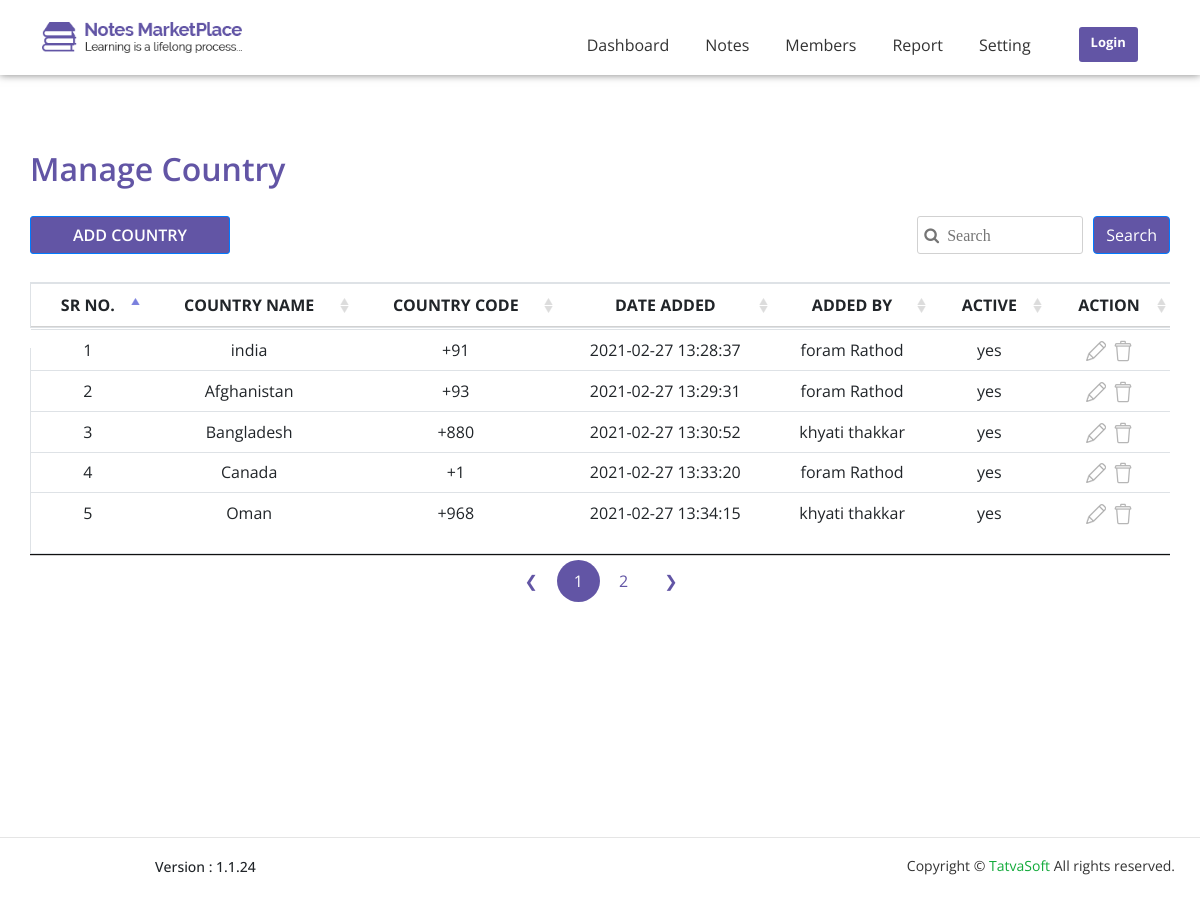
The app's page /notes-project/notes-admin/managecountry.php with its own data.
### tables this page shows
CREATE TABLE `countries` (
  `country_id` int(10) UNSIGNED NOT NULL,
  `country_name` varchar(100) NOT NULL,
  `country_code` varchar(100) NOT NULL,
  `createddate` datetime DEFAULT NULL,
  `createdby` int(11) DEFAULT NULL,
  `modifieddate` datetime DEFAULT NULL,
  `modifiedby` int(11) DEFAULT NULL,
  `isactive` bit(1) NOT NULL
);

CREATE TABLE `users` (
  `userid` int(10) UNSIGNED NOT NULL,
  `role_id` int(10) UNSIGNED NOT NULL,
  `firstname` varchar(50) NOT NULL,
  `lastname` varchar(50) NOT NULL,
  `email_id` varchar(100) NOT NULL,
  `password` varchar(24) NOT NULL,
  `isemailverified` bit(1) NOT NULL,
  `createddate` datetime DEFAULT NULL,
  `createdby` int(11) DEFAULT NULL,
  `modifieddate` datetime DEFAULT NULL,
  `modifiedby` int(11) DEFAULT NULL,
  `isactive` bit(1) NOT NULL
);

### notes-project/notes-admin/managecountry.php (the view, shortened to what this page needs)
<?php include "admin_db.php";
if (isset($_POST['manage-country'])) {
    $search_country = $_POST['search_country'];
    $query_manage_country = mysqli_query($conn, "SELECT countries.country_id, countries.country_name,
    countries.country_code, countries.createddate, countries.isactive, users.firstname, users.lastname FROM
    countries LEFT JOIN users ON countries.createdby=users.userid WHERE (countries.country_name LIKE '%$search_country%'
    OR countries.country_code LIKE '%$search_country%' OR countries.createddate LIKE '%$search_country%' OR
    users.firstname LIKE '%$search_country%' OR users.lastname LIKE '%$search_country%')");
} else {
    $query_manage_country = mysqli_query($conn, "SELECT countries.country_id, countries.country_name,
    countries.country_code, countries.createddate, countries.isactive, users.firstname, users.lastname FROM
    countries LEFT JOIN users ON countries.createdby=users.userid");
}
?>
<html>
<head>
    <link rel="stylesheet" href="css/font-awesome/css/font-awesome.min.css">
    <link rel="stylesheet" href="css/bootstrap/bootstrap.min.css">
    <link rel="stylesheet" href="css/jquery.dataTables.css">
    <link rel="stylesheet" href="css/style.css">
    <link rel="stylesheet" href="css/responsive.css">
</head>
<body>
    <?php include "nav-admin.php" ?>
    <div class="general-height">
        <section id="administrator">
            <div class="container">
                <div class="row">
                    <div class="col-md-12 general">
                        <h2>Manage Country</h2>
                    </div>
                </div>
                <div class="row">
                    <div class="col-lg-6 col-md-6 col-sm-5 col-12 general">
                        <a href="addcountry.php"><button class="btn btn-primary administrator-btn">ADD COUNTRY</button></a>
                    </div>
                    <div class="col-lg-6 col-md-6 col-sm-7 col-12 general">
                        <form action="" method="POST">
                            <button type="submit" name="manage-country" class="btn btn-primary administrator-search">Search</button>
                            <input type="search" name="search_country" placeholder=' &#xF002;  Search' />
                        </form>
                    </div>
                </div>
                <div class="row">
                    <div class="table-responsive">
                        <table id="myTable" class="table text-center border general-table-width">
                            <thead>
                                <tr>
                                    <th scope="col">SR NO.</th>
                                    <th scope="col">COUNTRY NAME</th>
                                    <th scope="col">COUNTRY CODE</th>
                                    <th scope="col">DATE ADDED</th>
                                    <th scope="col">ADDED BY</th>
                                    <th scope="col">ACTIVE</th>
                                    <th scope="col">ACTION</th>
                                </tr>
                            </thead>
                            <tbody style="transform: translateY(-20px) !important;">
                                <?php
                                $i = 1;
                                while ($row = mysqli_fetch_assoc($query_manage_country)) {
                                    $country_id = $row['country_id'];
                                    $country_name = $row['country_name'];
                                    $country_code = $row['country_code'];
                                    $createddate = $row['createddate'];
                                    $isactive = $row['isactive'];
                                    $firstname = $row['firstname'];
                                    $lastname = $row['lastname'];
                                ?>
                                    <tr>
                                        <td><?php echo $i ?></td>
                                        <td><?php echo $country_name ?></td>
                                        <td><?php echo $country_code ?></td>
                                        <td><?php echo $createddate ?></td>
                                        <td><?php echo $firstname ?>&nbsp;<?php echo $lastname ?></td>
                                        <?php if ($isactive == 1) { ?>
                                            <td>yes</td>
                                        <?php } else { ?>
                                            <td>no</td>
                                        <?php } ?>
                                        <td>
                                            <a href="addcountry.php?id=<?php echo $country_id ?>"><img src="img/administrator/edit.png" alt="edit"></a>&nbsp;
                                            <a id="country" data-toggle='modal' data-target='#country_popup' data-country-id="<?php echo $country_id ?>"><img src="img/administrator/delete.png" alt="delete"></a>
                                        </td>
                                    </tr>
                                <?php $i++;
                                } ?>
                            </tbody>
                        </table>
                    </div>
                </div>
            </div>
        </section>
    </div>
    <?php include "footer-admin.php" ?>
</body>
</html>

### notes-project/notes-admin/css/style.css (style rules this page uses)
html, body { height: 100%; font-family: "Open Sans", sans-serif; }
#administrator { margin-top: 110px; }
#administrator h2 { color: #6255a5; font-weight: 600; padding: 40px 0 20px 0; }
.administrator-btn { background-color: #6255a5; float: left; color: #fff; border-radius: 3px; width: 200px; font-weight: 600; }
.administrator-search { background-color: #6255a5; color: #fff; }
#administrator input { height: 38px; border: 1px solid #d1d1d1; border-radius: 3px; margin-right: 10px; font-family: FontAwesome; }
.administrator-search, #administrator input { float: right; }
.general { padding: 0; }
#administrator table { margin-top: 20px; }
.border { margin-top: 20px; }
.general-table-width { width: 1140px !important; }
.general-height { min-height: 100%; }
#myTable { position: relative; }
table.dataTable thead th { border-bottom: 1px solid #d1d1d1; }
.border { border: 1px solid #d1d1d1; }

### records on screen
countries: country_name "india", country_code "+91", createddate "2021-02-27 13:28:37", users.firstname "foram", users.lastname "Rathod", isactive "yes"
countries: country_name "Afghanistan", country_code "+93", createddate "2021-02-27 13:29:31", users.firstname "foram", users.lastname "Rathod", isactive "yes"
countries: country_name "Bangladesh", country_code "+880", createddate "2021-02-27 13:30:52", users.firstname "khyati", users.lastname "thakkar", isactive "yes"
countries: country_name "Canada", country_code "+1", createddate "2021-02-27 13:33:20", users.firstname "foram", users.lastname "Rathod", isactive "yes"
countries: country_name "Oman", country_code "+968", createddate "2021-02-27 13:34:15", users.firstname "khyati", users.lastname "thakkar", isactive "yes"
